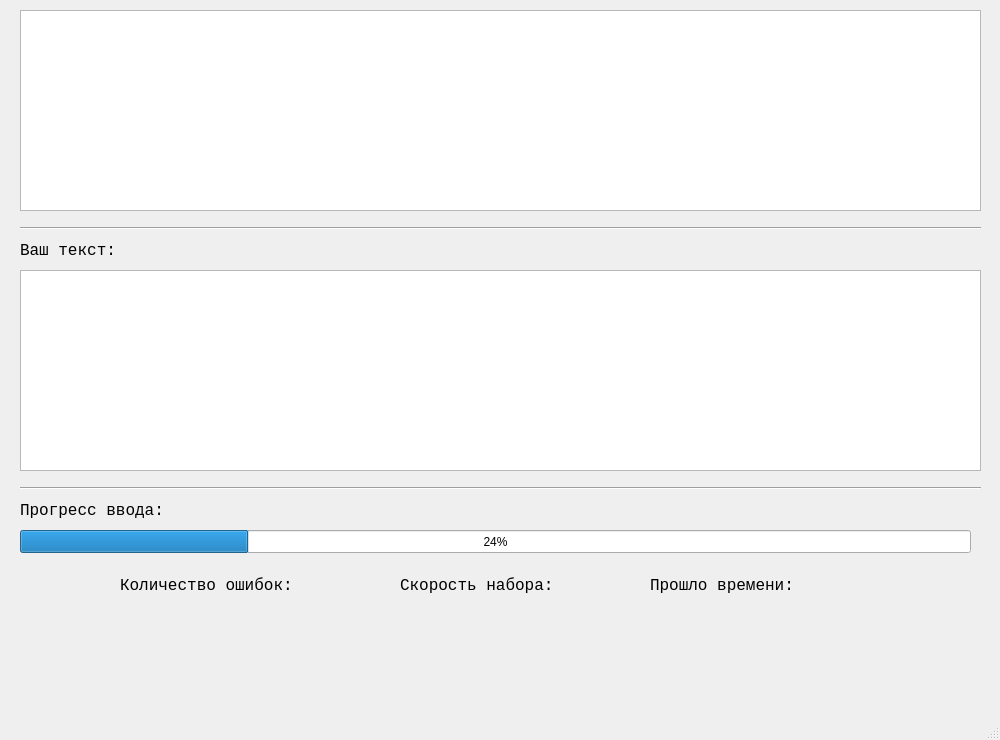
<?xml version="1.0" encoding="UTF-8"?>
<ui version="4.0">
 <class>MainWindow</class>
 <widget class="QMainWindow" name="MainWindow">
  <property name="geometry">
   <rect>
    <x>0</x>
    <y>0</y>
    <width>1000</width>
    <height>740</height>
   </rect>
  </property>
  <property name="windowTitle">
   <string>MainWindow</string>
  </property>
  <widget class="QWidget" name="centralwidget">
   <widget class="QTextEdit" name="textEdit">
    <property name="geometry">
     <rect>
      <x>20</x>
      <y>270</y>
      <width>961</width>
      <height>201</height>
     </rect>
    </property>
   </widget>
   <widget class="QTextEdit" name="textEdit_2">
    <property name="geometry">
     <rect>
      <x>20</x>
      <y>10</y>
      <width>961</width>
      <height>201</height>
     </rect>
    </property>
   </widget>
   <widget class="QLabel" name="label">
    <property name="geometry">
     <rect>
      <x>20</x>
      <y>240</y>
      <width>311</width>
      <height>21</height>
     </rect>
    </property>
    <property name="font">
     <font>
      <family>Courier New</family>
      <pointsize>12</pointsize>
     </font>
    </property>
    <property name="text">
     <string>Ваш текст:</string>
    </property>
   </widget>
   <widget class="Line" name="line">
    <property name="geometry">
     <rect>
      <x>20</x>
      <y>220</y>
      <width>961</width>
      <height>16</height>
     </rect>
    </property>
    <property name="orientation">
     <enum>Qt::Horizontal</enum>
    </property>
   </widget>
   <widget class="Line" name="line_2">
    <property name="geometry">
     <rect>
      <x>20</x>
      <y>480</y>
      <width>961</width>
      <height>16</height>
     </rect>
    </property>
    <property name="orientation">
     <enum>Qt::Horizontal</enum>
    </property>
   </widget>
   <widget class="QProgressBar" name="progressBar">
    <property name="geometry">
     <rect>
      <x>20</x>
      <y>530</y>
      <width>951</width>
      <height>23</height>
     </rect>
    </property>
    <property name="value">
     <number>24</number>
    </property>
   </widget>
   <widget class="QLabel" name="label_2">
    <property name="geometry">
     <rect>
      <x>20</x>
      <y>500</y>
      <width>191</width>
      <height>21</height>
     </rect>
    </property>
    <property name="font">
     <font>
      <family>Courier New</family>
      <pointsize>12</pointsize>
     </font>
    </property>
    <property name="text">
     <string>Прогресс ввода:</string>
    </property>
   </widget>
   <widget class="QLabel" name="label_3">
    <property name="geometry">
     <rect>
      <x>120</x>
      <y>570</y>
      <width>211</width>
      <height>31</height>
     </rect>
    </property>
    <property name="font">
     <font>
      <family>Courier New</family>
      <pointsize>12</pointsize>
     </font>
    </property>
    <property name="text">
     <string>Количество ошибок:</string>
    </property>
   </widget>
   <widget class="QLabel" name="label_4">
    <property name="geometry">
     <rect>
      <x>400</x>
      <y>570</y>
      <width>211</width>
      <height>31</height>
     </rect>
    </property>
    <property name="font">
     <font>
      <family>Courier New</family>
      <pointsize>12</pointsize>
     </font>
    </property>
    <property name="text">
     <string>Скорость набора:</string>
    </property>
   </widget>
   <widget class="QLabel" name="label_5">
    <property name="geometry">
     <rect>
      <x>650</x>
      <y>570</y>
      <width>211</width>
      <height>31</height>
     </rect>
    </property>
    <property name="font">
     <font>
      <family>Courier New</family>
      <pointsize>12</pointsize>
     </font>
    </property>
    <property name="text">
     <string>Прошло времени:</string>
    </property>
   </widget>
  </widget>
  <widget class="QMenuBar" name="menubar">
   <property name="geometry">
    <rect>
     <x>0</x>
     <y>0</y>
     <width>1000</width>
     <height>26</height>
    </rect>
   </property>
  </widget>
  <widget class="QStatusBar" name="statusbar"/>
 </widget>
 <resources/>
 <connections/>
</ui>
